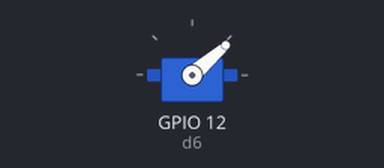
The program below on a simulated ESP8266 board running MicroPython. On the bench: servo. Servo angles are drawn from the pulse width (0.5 ms = 0°, 2.5 ms = 180°). At 30.4 s the program stops and its outputs stay as they are.

Above: at 1.9 s.
At 8.5 s:
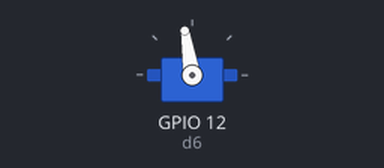
At 15.2 s:
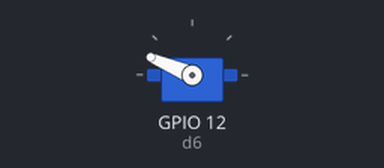
At 30.3 s:
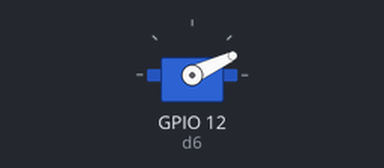
Timing chart, 0 to 31.8 s (numbered marks = the images above):
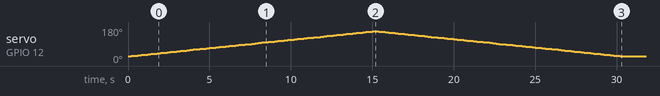

Measured:
- by itself, servo on GPIO 12 (d6): rises from 25° to 157° in 14.8 s, then falls to 25° in 15.2 s

The program:

servo_control.py
```python
# servo motor control
import machine
import utime

# connect the hobby servo to pin D6 (12)
d6 = machine.Pin(12)
# servo motor frequency = 50 Hz
servo = machine.PWM(d6, freq=50)

# limit values are supposed to be in range <40, 115> but that remains to be tested
for i in range(40, 116):
    servo.duty(i)
    utime.sleep_ms(200)

for i in reversed(range(40, 116)):
    servo.duty(i)
    utime.sleep_ms(200)
```
